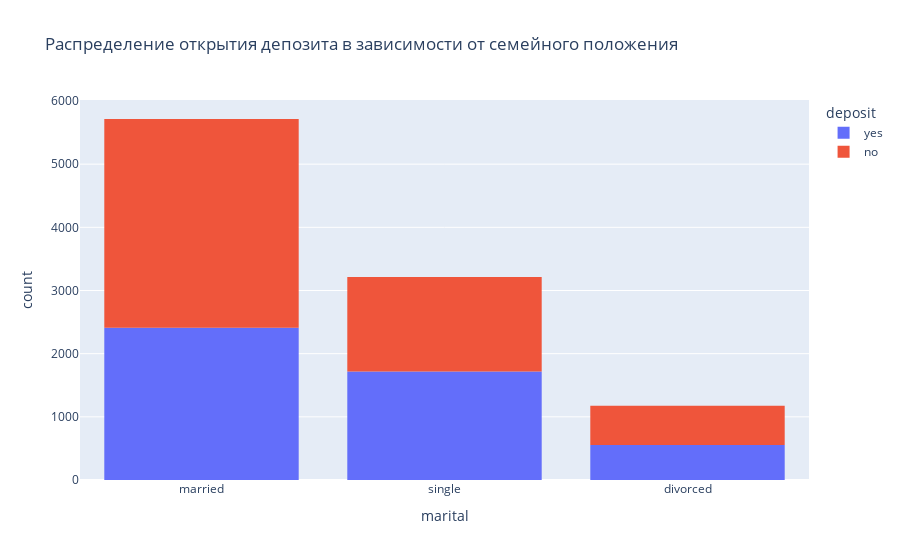

The notebook cell this image was saved under:
### Markdown cell above
### Задания 9 и 10

### Code cell
# постройте визуализации для открывших и неоткрывших депозит в зависимости от семейного статуса
fig = px.histogram(df, x="marital", color="deposit",title='Распределение открытия депозита в зависимости от cемейного положения')
fig.show()

### Figure 1 — Plotly figure (JSON) as saved in the notebook; plotly's stock layout.template omitted (floating-point values rounded to 4 significant figures; data arrays with more than 128 entries replaced by an {"elided": "..."} marker saying what was removed)
{"data": [{"alignmentgroup": "True", "bingroup": "x", "hovertemplate": "deposit=yes<br>marital=%{x}<br>count=%{y}<extra></extra>", "legendgroup": "yes", "marker": {"color": "#636efa", "pattern": {"shape": ""}}, "name": "yes", "offsetgroup": "yes", "orientation": "v", "showlegend": true, "type": "histogram", "x": {"elided": "4681 str values"}, "xaxis": "x", "yaxis": "y"}, {"alignmentgroup": "True", "bingroup": "x", "hovertemplate": "deposit=no<br>marital=%{x}<br>count=%{y}<extra></extra>", "legendgroup": "no", "marker": {"color": "#EF553B", "pattern": {"shape": ""}}, "name": "no", "offsetgroup": "no", "orientation": "v", "showlegend": true, "type": "histogram", "x": {"elided": "5424 str values"}, "xaxis": "x", "yaxis": "y"}], "layout": {"barmode": "relative", "legend": {"title": {"text": "deposit"}, "tracegroupgap": 0}, "title": {"text": "Распределение открытия депозита в зависимости от cемейного положения"}, "xaxis": {"anchor": "y", "domain": [0, 1], "title": {"text": "marital"}}, "yaxis": {"anchor": "x", "domain": [0, 1], "title": {"text": "count"}}}}
